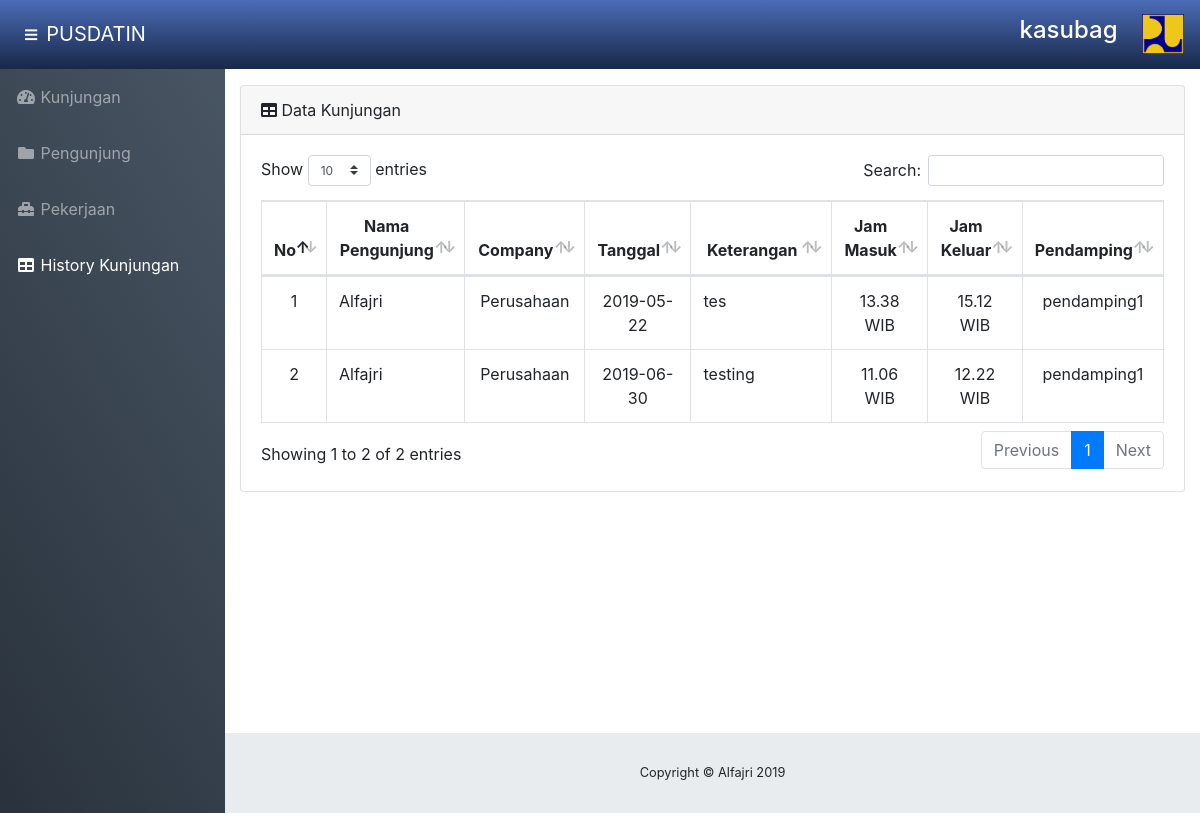
The page /history.php (signed in) on the database its author committed.
### tables this page shows
CREATE TABLE `user` (
  `id_user` int(5) NOT NULL,
  `username` varchar(20) NOT NULL,
  `password` varchar(20) NOT NULL,
  `level_user` enum('kasubag','pendamping') NOT NULL,
  `nama` varchar(30) NOT NULL
);

CREATE TABLE `kunjungan` (
  `id_kunjungan` int(5) NOT NULL,
  `nm_kunjungan` varchar(30) NOT NULL,
  `company` varchar(30) NOT NULL,
  `tanggal` date NOT NULL,
  `keterangan` varchar(300) NOT NULL,
  `jam_msk` varchar(50) NOT NULL,
  `jam_klr` varchar(50) NOT NULL,
  `pendamping` varchar(20) NOT NULL
);

### history.php (the view, shortened to what this page needs)
<?php
  include "koneksi.php";
  $query = mysqli_query($koneksi, "SELECT * FROM kunjungan");
?>
<?php
      $username = $_SESSION['username'];
      $login = mysqli_query($koneksi,"SELECT * FROM user WHERE username='$username'");
      $row2 = mysqli_fetch_array($login);
?>
<!DOCTYPE html>
<html lang="en">
  <head>
    <link href="vendor/bootstrap/css/bootstrap.min.css" rel="stylesheet">
    <link href="vendor/fontawesome-free/css/all.min.css" rel="stylesheet" type="text/css">
    <link href="vendor/datatables/dataTables.bootstrap4.css" rel="stylesheet">
    <link href="css/sb-admin.css" rel="stylesheet">
  </head>
  <body id="page-top">
    <nav class="navbar navbar-expand navbar-dark bg-dark static-top" style="background: -ms-linear-gradient(to bottom, #4b6cb7, #182848);
              background: -moz-linear-gradient(to bottom, #4b6cb7, #182848);
              background: -o-linear-gradient(to bottom, #4b6cb7, #182848);
              background: linear-gradient(to bottom, #4b6cb7, #182848);">
      <button class="btn btn-link btn-sm text-white order-1 order-sm-0" id="sidebarToggle" href="#">
        <i class="fas fa-bars"></i>
      </button>
      <a class="navbar-brand mr-1" href="pendamping.php">PUSDATIN</a>
      <ul class="navbar-nav ml-auto mr-0 mr-md-3 my-2 my-md-0">
        <li class="nav-item dropdown no-arrow">
          <a class="nav-link dropdown-toggle" href="#" id="userDropdown" role="button" data-toggle="dropdown" aria-haspopup="true" aria-expanded="false">
            <h4 style="color: white;"><?=$row2['nama']?></h4>
          </a>
        </li>
      </ul>
      <ul class="navbar-nav ml-auto ml-md-0">
        <li class="nav-item dropdown no-arrow">
            <img src="img/pupr.png" width="42.5px" height="40px">
        </li>
      </ul>
    </nav>
    <div id="wrapper">
      <ul class="sidebar navbar-nav" style="background-image: linear-gradient(60deg, #29323c 0%, #485563 100%);">
        <li class="nav-item">
          <a class="nav-link" href="pendamping.php">
            <i class="fas fa-fw fa-tachometer-alt"></i>
            <span>Kunjungan</span>
          </a>
        </li>
        <li class="nav-item">
          <a class="nav-link" href="kunjungan.php">
            <i class="fas fa-fw fa-folder"></i>
            <span>Pengunjung</span>
          </a>
        </li>
        <li class="nav-item">
          <a class="nav-link" href="pekerjaan.php">
            <i class="fas fa-fw fa-toolbox"></i>
            <span>Pekerjaan</span>
          </a>
        </li>
        <li class="nav-item active">
          <a class="nav-link" href="history.php">
            <i class="fas fa-fw fa-table"></i>
            <span>History Kunjungan</span></a>
        </li>
      </ul>
      <div id="content-wrapper">
        <div class="container-fluid">
          <div class="card mb-3">
            <div class="card-header">
              <i class="fas fa-table"></i>
              Data Kunjungan</div>
            <div class="card-body">
              <div class="table-responsive">
                <table class="table table-bordered" id="dataTable" width="100%" cellspacing="0">
                  <thead>
                    <tr style="text-align: center;">
                      <th>No</th>
                      <th>Nama Pengunjung</th>
                      <th>Company</th>
                      <th>Tanggal</th>
                      <th>Keterangan</th>
                      <th>Jam Masuk</th>
                      <th>Jam Keluar</th>
                      <th style="width: 100px;">Pendamping</th>
                    </tr>
                  </thead>
                  <tbody>
                    <?php $x=1; ?>
                    <?php if(mysqli_num_rows($query)) {?>
                    <?php while($row = mysqli_fetch_array($query)) {?>
                    <tr style="text-align: center;">
                      <td style="width: 10px;"><?php echo $x; ?></td>
                      <td style="width: 175px; text-align: left;"><?php echo $row['nm_kunjungan']?> </td>
                      <td style="width: 175px;"><?php echo $row['company']?> </td>
                      <td style="width: 115px;"><?php echo $row['tanggal']?> </td>
                      <td style="width: 450px; text-align: left;"><?php echo $row['keterangan']?></td>
                      <td style="width: 115px;"><?php echo $row['jam_msk']?> </td>
                      <td style="width: 115px;"><?php echo $row['jam_klr']?> </td>
                      <td><?= $row['pendamping']?></td>
                    </tr>
                    <?php $x++; ?>
                    <?php } ?>
                    <?php } ?>
                  </tbody>
                </table>
              </div>
            </div>
          </div>
        </div>
        <footer class="sticky-footer">
          <div class="container my-auto">
            <div class="copyright text-center my-auto">
              <span>Copyright © Alfajri 2019</span>
            </div>
          </div>
        </footer>
      </div>
    </div>
  </body>
</html>

### css/sb-admin.css (style rules this page uses)
html { position: relative; min-height: 100%; }
body { height: 100%; }
#wrapper { display: -webkit-box; display: -ms-flexbox; display: flex; }
#wrapper #content-wrapper { overflow-x: hidden; width: 100%; padding-top: 1rem; padding-bottom: 80px; }
.navbar-nav .nav-item.active .nav-link { color: #fff; }
.navbar-nav .nav-item.dropdown .dropdown-toggle::after { width: 1rem; text-align: center; float: right; vertical-align: 0; border: 0; font-weight: 900; content: '\f105'; font-family: 'Font Awesome 5 Free'; }
.navbar-nav .nav-item.dropdown.no-arrow .dropdown-toggle::after { display: none; }
.sidebar { width: 90px !important; background-color: #212529; min-height: calc(100vh - 56px); }
.sidebar .nav-item:last-child { margin-bottom: 1rem; }
.sidebar .nav-item .nav-link { text-align: center; padding: 0.75rem 1rem; width: 90px; }
.sidebar .nav-item .nav-link span { font-size: 0.65rem; display: block; }
.sidebar .nav-item .nav-link { color: rgba(255, 255, 255, 0.5); }
@media (min-width: 768px) { .sidebar { width: 225px !important; } }
@media (min-width: 768px) { .sidebar .nav-item .nav-link { display: block; width: 100%; text-align: left; padding: 1rem; width: 225px; } }
@media (min-width: 768px) { .sidebar .nav-item .nav-link span { font-size: 1rem; display: inline; } }
:root { --input-padding-x: 0.75rem; --input-padding-y: 0.75rem; }
footer.sticky-footer { display: -webkit-box; display: -ms-flexbox; display: flex; position: absolute; right: 0; bottom: 0; width: calc(100% - 90px); height: 80px; background-color: #e9ecef; }
footer.sticky-footer .copyright { line-height: 1; font-size: 0.8rem; }
@media (min-width: 768px) { footer.sticky-footer { width: calc(100% - 225px); } }

### rows shown on the page
user: nama "kasubag"
kunjungan: nm_kunjungan "Alfajri", company "Perusahaan", tanggal "2019-05-22", keterangan "tes", jam_msk "13.38 WIB", jam_klr "15.12 WIB", pendamping "pendamping1"
kunjungan: nm_kunjungan "Alfajri", company "Perusahaan", tanggal "2019-06-30", keterangan "testing", jam_msk "11.06 WIB", jam_klr "12.22 WIB", pendamping "pendamping1"
